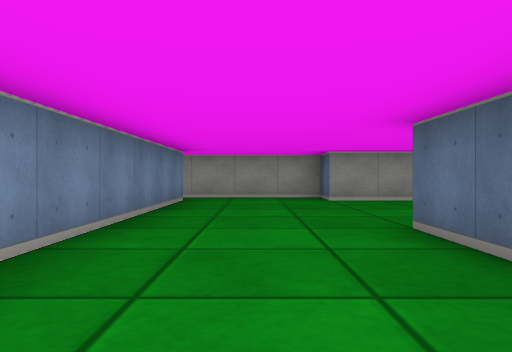
View 1 (above)

16 first-person views from a walk through a cub3D maze. The camera is about half as high as the walls, looks level and sees 70° across. The floor is counted in squares. Each view is taken from the middle of a square. On the plan, view 1 faces up. The plan holds only what a view shows up to about 9 squares ahead; the rest is blank.

View 2
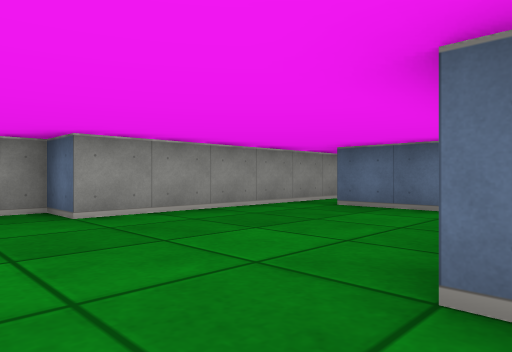

View 3
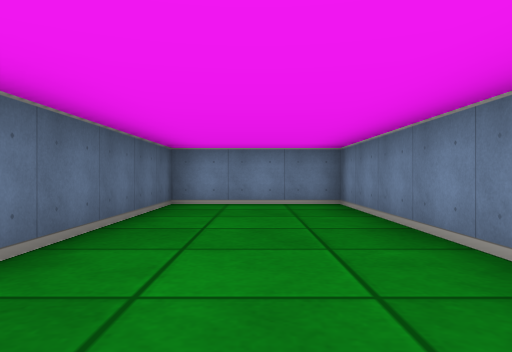

View 4
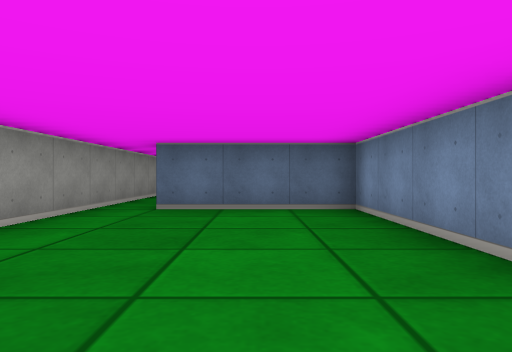

View 5
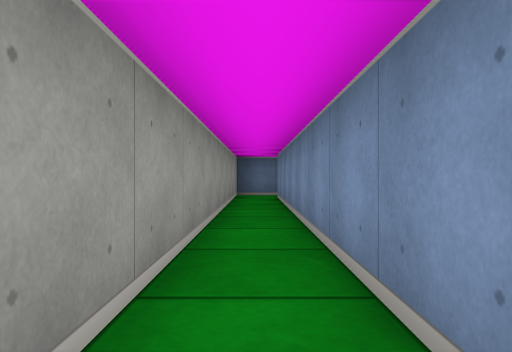

View 6
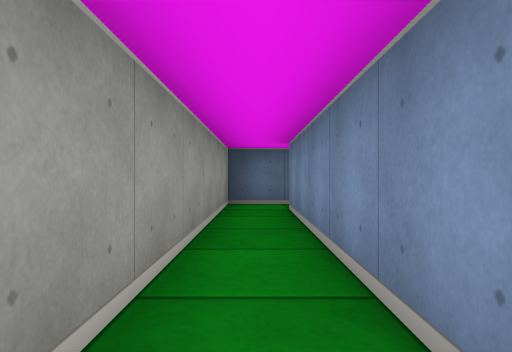

View 7
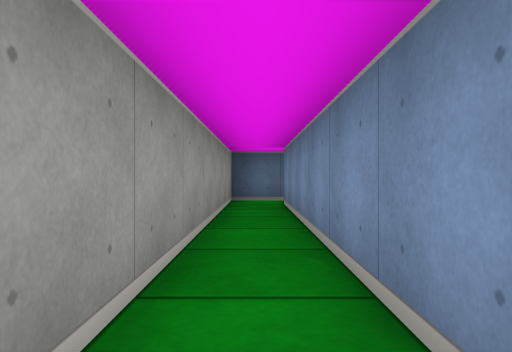

View 8
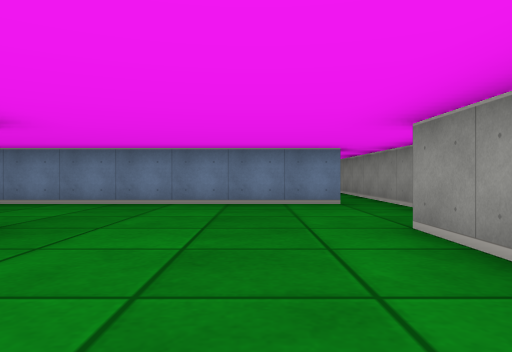

View 9
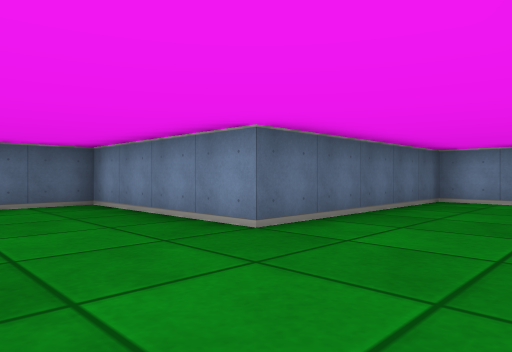

View 10
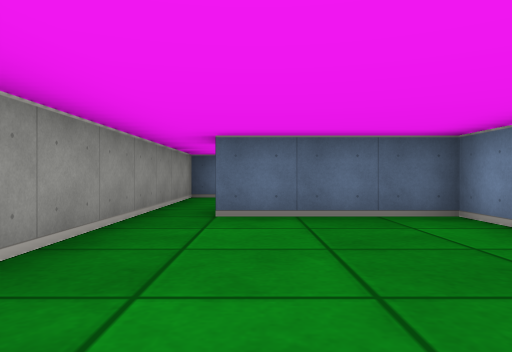

View 11
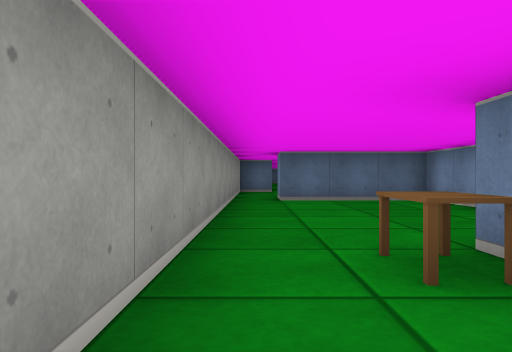

View 12
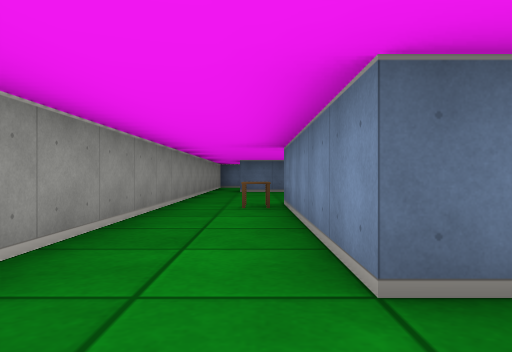

View 13
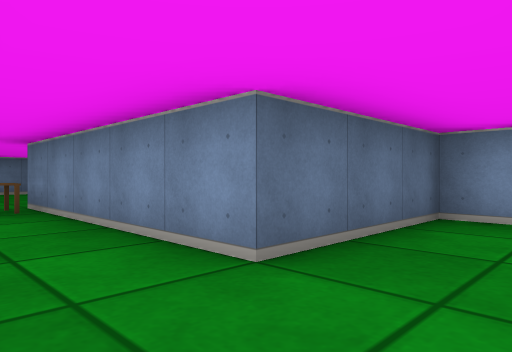

View 14
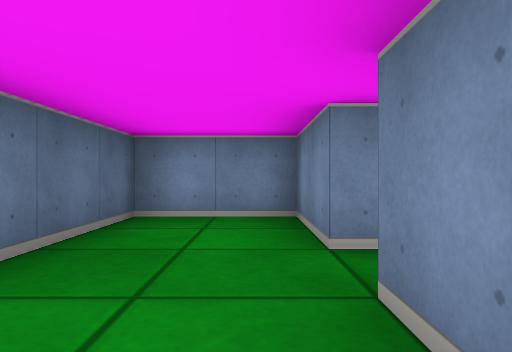

View 15
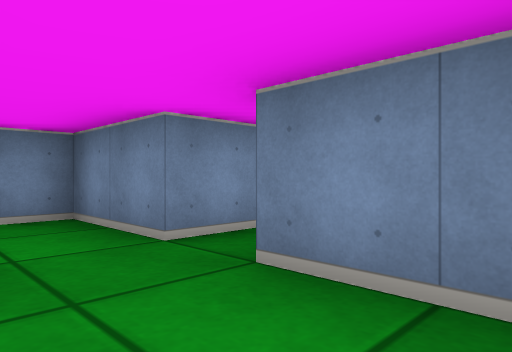

View 16
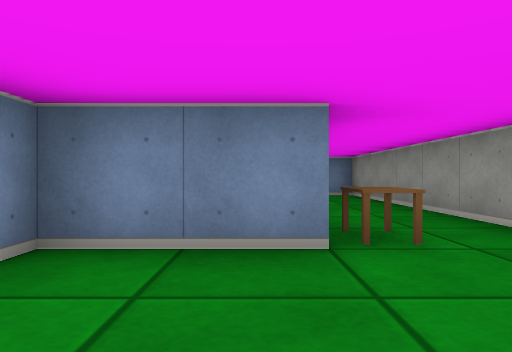

### Floor plan
Points are (right, up) in squares from view 1. A wall is a line through its corners. A room is listed if a view was taken in it or the views show most of it. See-through windows are left out.
Room 1 (views 1, 2, 3, 4, 5, 6, 7, 8, 9)
walls: (-1.5, 7.5) (-1.5, -1.5) (1.5, -1.5) (1.5, 3.5) (5.5, 3.5) (5.5, 6.5) (13.5, 6.5); (13.5, 7.5) (1.5, 7.5) (1.5, 8.5) (-1.5, 8.5)
ways out: opening at (-2, 8) to room 2; opening at (13, 7)
Room 2 (views 10, 11, 12, 13, 14, 15, 16)
walls: (-4.2, 4.5) (-2.5, 4.5) (-2.5, 7.5) (-1.5, 7.5); (-14.5, 7.8) (-14.5, 6.5); (-14.5, 5.5) (-14.5, 3.5) (-12.5, 3.5) (-12.5, 6.5) (-7.5, 6.5) (-7.5, 4.5); (-1.5, 8.5) (-14, 8.5)
ways out: opening at (-2, 8) to room 1; opening at (-15, 6)
objects: table (-8, 7)

Positions as (right, up) in squares from view 1, and headings:
1: (0, 0), facing up
2: (0, 3), facing up-right
3: (0, 5), facing down
4: (0, 5), facing right
5: (5, 7), facing right
6: (8, 7), facing right
7: (7, 7), facing right
8: (5, 6), facing left
9: (-1, 6), facing down-right
10: (-7, 7), facing right
11: (-10, 8), facing right
12: (-14, 7), facing right
13: (-14, 8), facing down-right
14: (-14, 8), facing down
15: (-13, 8), facing down-left
16: (-5, 6), facing left
